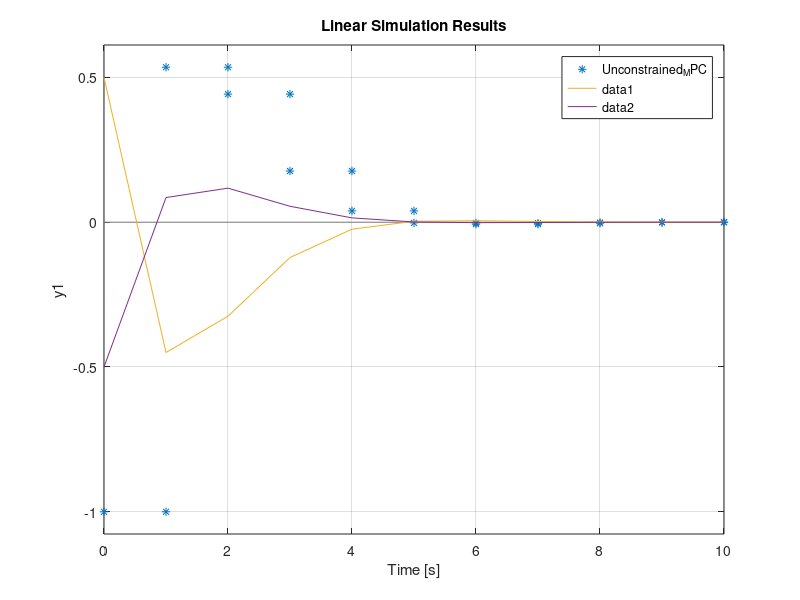
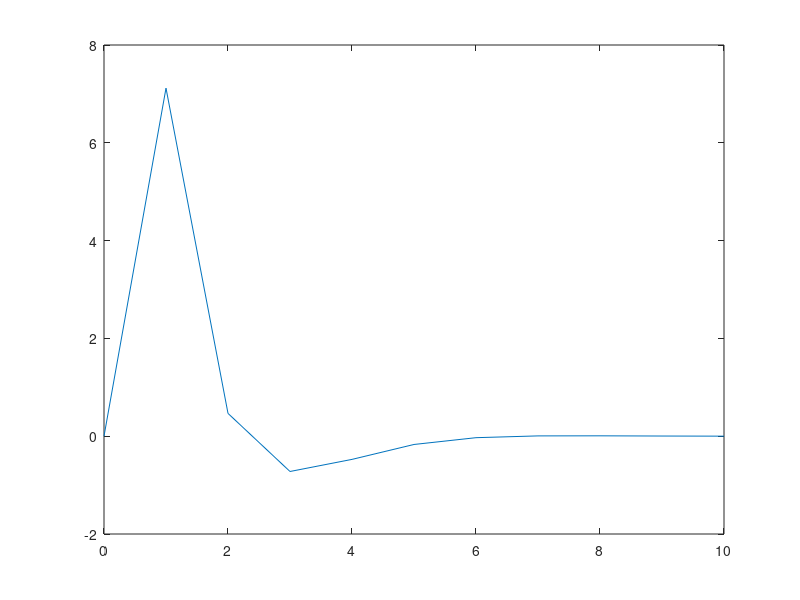

MATLAB code to generate these figures, in order:
clc;
clearvars;

A = [1.1 2; 0 0.95];
B = [0; 0.0787];
C = [-1 1];
D = 0;
Ts = 1;
sys = ss(A,B,C,D,Ts);
x0 = [0.5;-0.5]; % initial states at [0.5 -0.5]


t_unconstrained = 0:1:10;
u_unconstrained = zeros(size(t_unconstrained));

M = [A;A^2;A^3;A^4];
CONV = [B zeros(2,1) zeros(2,1) zeros(2,1);...
        A*B B zeros(2,1) zeros(2,1);...
        A^2*B A*B B zeros(2,1);...
        A^3*B A^2*B A*B B];

Q = diag([1, 1]);
R = 0.01;


Q_hat = blkdiag(Q,Q,Q,Q);
R_hat = blkdiag(R,R,R,R);
H = CONV'*Q_hat*CONV + R_hat;
F = CONV'*Q_hat*M;

K = H\F;
K_mpc = K(1,:);

figure(1);
Unconstrained_MPC = tf([-1 1])*feedback(ss(A,B,eye(2),0,Ts),K_mpc);
lsim(Unconstrained_MPC,'*',u_unconstrained,t_unconstrained,x0)
legend show

x(:,1) = x0;
u(:,1) = 0;
for i = 1:10
    x(:,i+1) = A*x(:,i)+B*-K_mpc*x(:,i);
    u(:,i+1) = -K_mpc*x(:,i);


end
hold on
plot(t_unconstrained, x')
figure(2);
plot(t_unconstrained, u);